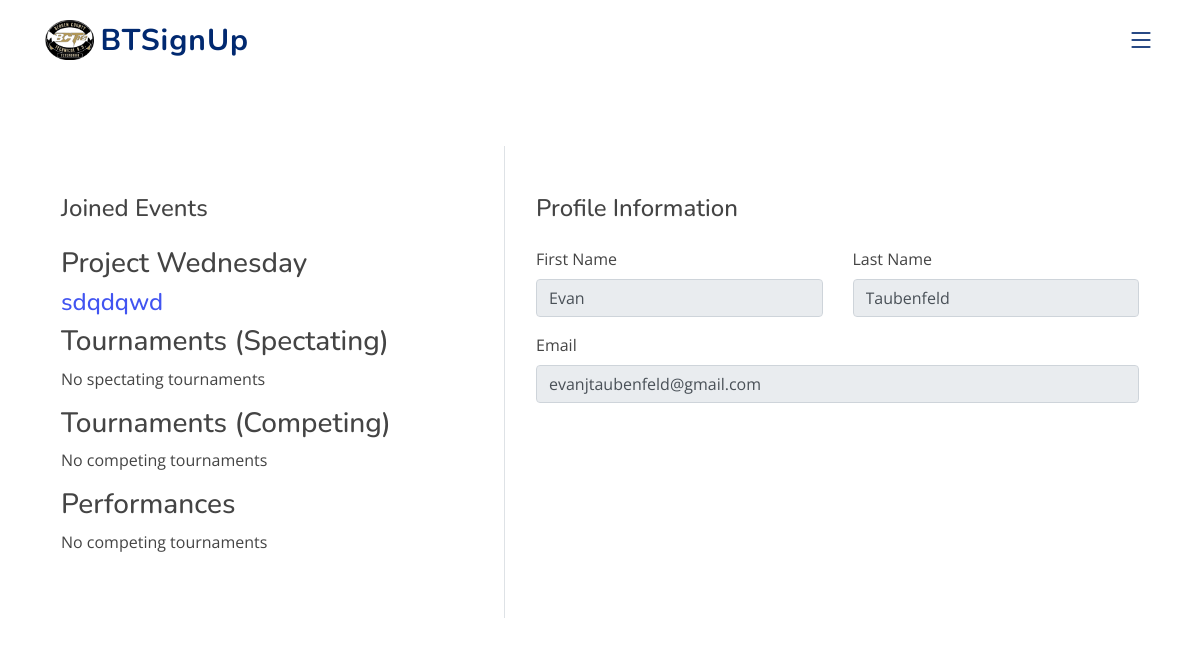
Screenshot of /profile (signed in) with the database file from the repository.
### classes.py (models this page shows, shortened)
class UserBase(db.Model, UserMixin):
    __abstract__ = True
    id = db.Column(db.Integer, primary_key=True, autoincrement=True)
    first_name = db.Column(db.String(255))
    last_name = db.Column(db.String(255))
    email = db.Column(db.String(255), unique=True, nullable=False)
    password_hash = db.Column(db.String(255), nullable=True)
    email_verification_token = db.Column(db.String(255))
    is_verified = db.Column(db.Boolean, default=False)
    mfa_enabled = db.Column(db.Boolean, default=False)
    phone_number = db.Column(db.String(10), nullable=False, default='')
    account_type = db.Column(db.String(255), nullable=False, default="Student")
    joined_events = db.Column(JSON, default = load_default_events)

class User(UserBase):
    __tablename__ = 'users'
    teacher = relationship("Teacher", uselist=False, back_populates="user")
    admin = relationship("Admin", uselist=False, back_populates="user")

### app.py (the view)
@app.route('/profile', methods=["GET", "POST"])
@login_required
def profile():
    user = User.query.get(current_user.id)
    if request.method == 'GET':
        p_wed = Event.query.filter_by(name=user.joined_events.get("Project Wednesday")).first()
        tournaments_s = [tournament for tournament in Tournaments.query.all() if user.id in tournament.participants["Joined Users"]]
        tournaments_c = [tournament for tournament in Tournaments.query.all() if user.id in tournament.participants["Competitors"]]
        performances = [performance for performance in Performances.query.all() if user.id in performance.participants['Joined Users']]
        return render_template('profile.html', user=user, event=p_wed, tournaments_c=tournaments_c, tournaments_s=tournaments_s, performances = performances)
    return render_template('profile.html', user=user, event=p_wed, tournaments_c=tournaments_c, tournaments_s=tournaments_s, performances = performances)

### app.py (called while the page is built)
@login_manager.user_loader
@login_manager.user_loader
def load_user(user_id):
    try:
        return User.query.get(int(user_id))  # Ensure this conversion happens only on valid data
    except (TypeError, ValueError):
        return None  # Return None gracefully for invalid or missing data

### templates/profile.html (shortened to what this page needs)
{% extends "base.html" %}
{% set active_page = 'profile' %}
{% block content %}
<div class="container rounded bg-white mt-5 mb-5">
    <div class="row">
        <div class="col-md-5 border-right">
            <div class="p-3 py-5">
                <div class="d-flex justify-content-between align-items-center mb-3">
                    <h4 class="text-right">Joined Events</h4>
                </div>
                <div class="row">
                <div class="col-md-12">
                    <h3>Project Wednesday</h3>
                    {% if event %}
                        <h4><a href="{{ url_for('display_pw', event_id=event.id) }}">{{ user.joined_events.get("Project Wednesday") }}</a></h4>
                    {% else %}
                        <p>No joined events</p>
                    {% endif %}
                </div>
                </div>
                <div class="row">
                <div class="col-md-12">
                    <h3>Tournaments (Spectating)</h3>
                    {% if tournaments_s %}
                        {% for tournament_s in tournaments_s %}
                            <h4><a href="{{ url_for('display_tournaments', event_id=tournament_s.id) }}">{{ tournament_s.name }}</a></h4>
                        {% endfor %}
                    {% else %}
                        <p>No spectating tournaments</p>
                    {% endif %}
                </div>
              </div>
                <div class="row">
                    <div class="col-md-12">
                        <h3>Tournaments (Competing)</h3>
                        {% if tournaments_c %}
                            {% for tournament_c in tournaments_c %}
                                <h4><a href="{{ url_for('display_tournaments', event_id=tournament_c.id) }}">{{ tournament_c.name }}</a></h4>
                            {% endfor %}
                        {% else %}
                            <p>No competing tournaments</p>
                        {% endif %}
                    </div>
                </div>
                <div class="row">
                    <div class="col-md-12">
                        <h3>Performances</h3>
                        {% if performances%}
                            {% for performance in performances %}
                                <h4><a href="{{ url_for('display_performances', event_id=performance.id) }}">{{ performance.name }}</a></h4>
                            {% endfor %}
                        {% else %}
                            <p>No competing tournaments</p>
                        {% endif %}
                    </div>
                </div>
            </div>
        </div>
        <div class="col-md-7">
            <div class="p-3 py-5">
                <div class="d-flex justify-content-between align-items-center mb-3">
                    <h4 class="text-right">Profile Information</h4>
                </div>
                <div class="row mt-2">
                    <div class="col-md-6">
                        <label class="labels">First Name</label>
                        <input type="text" class="form-control" value="{{ user.first_name }}" readonly>
                    </div>
                    <div class="col-md-6">
                        <label class="labels">Last Name</label>
                        <input type="text" class="form-control" value="{{ user.last_name }}" readonly>
                    </div>
                </div>
                <div class="row mt-3">
                    <div class="col-md-12">
                        <label class="labels">Email</label>
                        <input type="text" class="form-control" value="{{ user.email }}" readonly>
                    </div>
                </div>
            </div>
        </div>
    </div>
</div>
{% endblock %}
{% block main_css %}
<link href="{{ url_for('static', filename='assets/css/style.css') }}" rel="stylesheet">
{% endblock %}

### static/assets/css/style.css (style rules this page uses)
:root { scroll-behavior: smooth; }
body { font-family: "Open Sans", sans-serif; color: #444444; }
a { color: #4154f1; text-decoration: none; }
h1, h2, h3, h4, h5, h6 { font-family: "Nunito", sans-serif; }

### rows the page displays
User: joined_events.get "sdqdqwd", first_name "Evan", last_name "Taubenfeld", email "evanjtaubenfeld@gmail.com"
